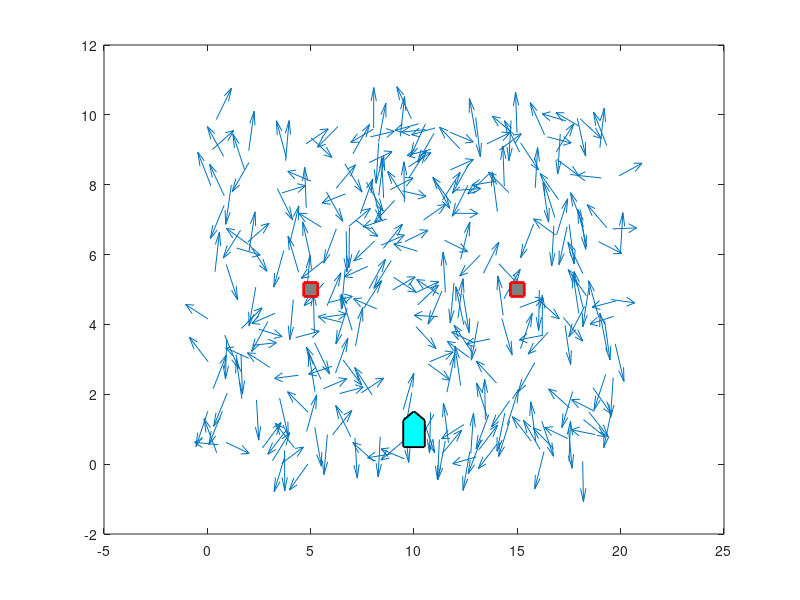

The MATLAB source for this figure: (Note: this script raises an error after producing the figure.)
function M = pfTemplate()
% template and helper functions for 16-642 PS3 problem 2
clc 
clear

rng(0); % initialize random number generator

b1 = [5,5]; % position of beacon 1
b2 = [15,5]; % position of beacon 2

% load pfData.mat
load("pfData.mat", "q_groundTruth", "t", "u", "y")

% initialize movie array
numSteps = 60;
M(numSteps) = struct('cdata',[],'colormap',[]);

%%%%%%%%%%%%%%%%%%%%%%%%%%%%%%%%%%%%%%%%%%%%%%%%%%%%%%%%%%%%%%%%%%%%%%%%%%%
%         put particle filter initialization code here                    %
%%%%%%%%%%%%%%%%%%%%%%%%%%%%%%%%%%%%%%%%%%%%%%%%%%%%%%%%%%%%%%%%%%%%%%%%%%%

% Create n particles with random values that could occupy the environment
nParticle = 300;
particles = [20 * rand(1, nParticle); 10 * rand(1, nParticle); (2 * pi) * rand(1, nParticle)];

% Set the time step
T = t(2) - t(1);


% =============== PARAMETERS TO TUNE: V , W ==================== 

covV = [1.1, 0;
        0, 1.25];

covW = [0.5, 0;
        0, 0.5];

% ===============================================================


% here is some code to plot the initial scene
figure(1)
plotParticles(particles); % particle cloud plotting helper function
hold on
plot([b1(1),b2(1)],[b1(2),b2(2)],'s',...
    'LineWidth',2,...
    'MarkerSize',10,...
    'MarkerEdgeColor','r',...
    'MarkerFaceColor',[0.5,0.5,0.5]);
drawRobot(q_groundTruth(:,1), 'cyan'); % robot drawing helper function
axis equal
axis([0 20 0 10])
M(1) = getframe; % capture current view as movie frame
pause
hold off
disp('hit return to continue')


% iterate particle filter in this loop

% Randomly sample process noise



for k = 2:numSteps - 1

    %%%%%%%%%%%%%%%%%%%%%%%%%%%%%%%%%%%%%%%%%%%%%%%%%%%%%%%%%%%%%%%%%%%%%%%
    %              put particle filter prediction step here               %
    %%%%%%%%%%%%%%%%%%%%%%%%%%%%%%%%%%%%%%%%%%%%%%%%%%%%%%%%%%%%%%%%%%%%%%%

    % Use the provided motion model to see how each particle moves
    for i = 1:length(particles)
        
        v = mvnrnd([0; 0], covV);

        particles(1, i) = particles(1, i) + T * (u(1, k) + v(1)) * cos(particles(3, i));
        particles(2, i) = particles(2, i) + T * (u(1, k) + v(1)) * sin(particles(3, i));
        particles(3, i) = particles(3, i) + T * (u(2, k) + v(2));

    end 
 
    %%%%%%%%%%%%%%%%%%%%%%%%%%%%%%%%%%%%%%%%%%%%%%%%%%%%%%%%%%%%%%%%%%%%%%%
    %                put particle filter update step here                 %
    %%%%%%%%%%%%%%%%%%%%%%%%%%%%%%%%%%%%%%%%%%%%%%%%%%%%%%%%%%%%%%%%%%%%%%%

    % Our sensor readings are in distance to beacons, but are states are in
    % x, y, theta -> translate state into sensor reading values
    for i = 1:length(particles)

        particle_dist(1, i) = sqrt( (particles(1, i) - b1(1) )^2 + ( particles(2, i) - b1(2))^2 );
        particle_dist(2, i) = sqrt( (particles(1, i) - b2(1) )^2 + ( particles(2, i) - b2(2))^2 );
    
    end
   
    % Weight the particles: p(y | xhat)
    for i = 1:length(particles)
       
       weights(i) = mvnpdf(particle_dist(:, i), y(:, k), covW);

    end

    % find the heighest weight particle: most likely state
    highestPpart = find( weights == max(weights) );
    best_particle = particles(:, highestPpart(1));

    % find the average particle by summing all states
    average_particle(1) = sum(particles(1, :)) / length(particles);
    average_particle(2) = sum(particles(2, :)) / length(particles);
    average_particle(3) = sum(particles(3, :)) / length(particles);
    
    % Normalize the weights to 1
    weights = weights ./ sum(weights);

    % Take a cumulative sum
    CW = cumsum(weights);
  
    for i = 1:length(particles)

        % Generate random number 0, 1
        z = rand(1);
        
        % i so that CWi is the smallest cummulative weight in CW > z
        ind = (find(CW > z));
        ind = ind(1);
        
        % Assign the jth particle with the ith particle in the next cloud
        next_cloud(:, i) = particles(:, ind);

    end
    
    % reassign particles with the new cloud
    particles = next_cloud;
 
    %%%%%%%%%%%%%%%%%%%%%%%%%%%%%%%%%%%%%%%%%%%%%%%%%%%%%%%%%%%%%%%%%%%%%%%%%
    % plot particle cloud, robot, robot estimate, and robot trajectory here %
    %%%%%%%%%%%%%%%%%%%%%%%%%%%%%%%%%%%%%%%%%%%%%%%%%%%%%%%%%%%%%%%%%%%%%%%%%
    
    clf(1)
    hold on
    plotParticles(particles)
    plot(average_particle(1), average_particle(2), "bo", LineWidth=3)
    plot(best_particle(1), best_particle(2), "ro", LineWidth=3)
    drawRobot(q_groundTruth(:, k), "cyan")
    plot([b1(1),b2(1)],[b1(2),b2(2)],'s',...
    'LineWidth',2,...
    'MarkerSize',10,...
    'MarkerEdgeColor','r',...
    'MarkerFaceColor',[0.5,0.5,0.5]);
    axis equal
    axis([0 20 0 10])
    plot(q_groundTruth(1, 1:k), q_groundTruth(2, 1:k), "black")
    hold off

    % capture current figure and pause
    M(k) = getframe; % capture current view as movie frame
    pause
    disp('hit return to continue')
        
end

% when you're ready, the following block of code will export the created 
% movie to an mp4 file
videoOut = VideoWriter('../result.mp4','MPEG-4');
videoOut.FrameRate=5;
open(videoOut);
for k=1:numSteps
  writeVideo(videoOut,M(k));
end
close(videoOut);



% helper function to plot a particle cloud
function plotParticles(particles)
plot(particles(1, :), particles(2, :),"go")
line_length = 1;
quiver(particles(1, :), particles(2, :), line_length * cos(particles(3, :)), line_length * sin(particles(3, :)))


% helper function to plot a differential drive robot
function drawRobot(pose, color)
    
% draws a SE2 robot at pose
x = pose(1);
y = pose(2);
th = pose(3);

% define robot shape
robot = [-1 .5 1 .5 -1 -1;
          1  1 0 -1  -1 1 ];
tmp = size(robot);
numPts = tmp(2);
% scale robot if desired
scale = 0.5;
robot = robot*scale;

% convert pose into SE2 matrix
H = [ cos(th)   -sin(th)  x;
      sin(th)    cos(th)  y;
      0          0        1];

% create robot in position
robotPose = H*[robot; ones(1,numPts)];

% plot robot
plot(robotPose(1,:),robotPose(2,:),'k','LineWidth',2);
rFill = fill(robotPose(1,:),robotPose(2,:), color);
alpha(rFill,.2); % make fill semi transparent

